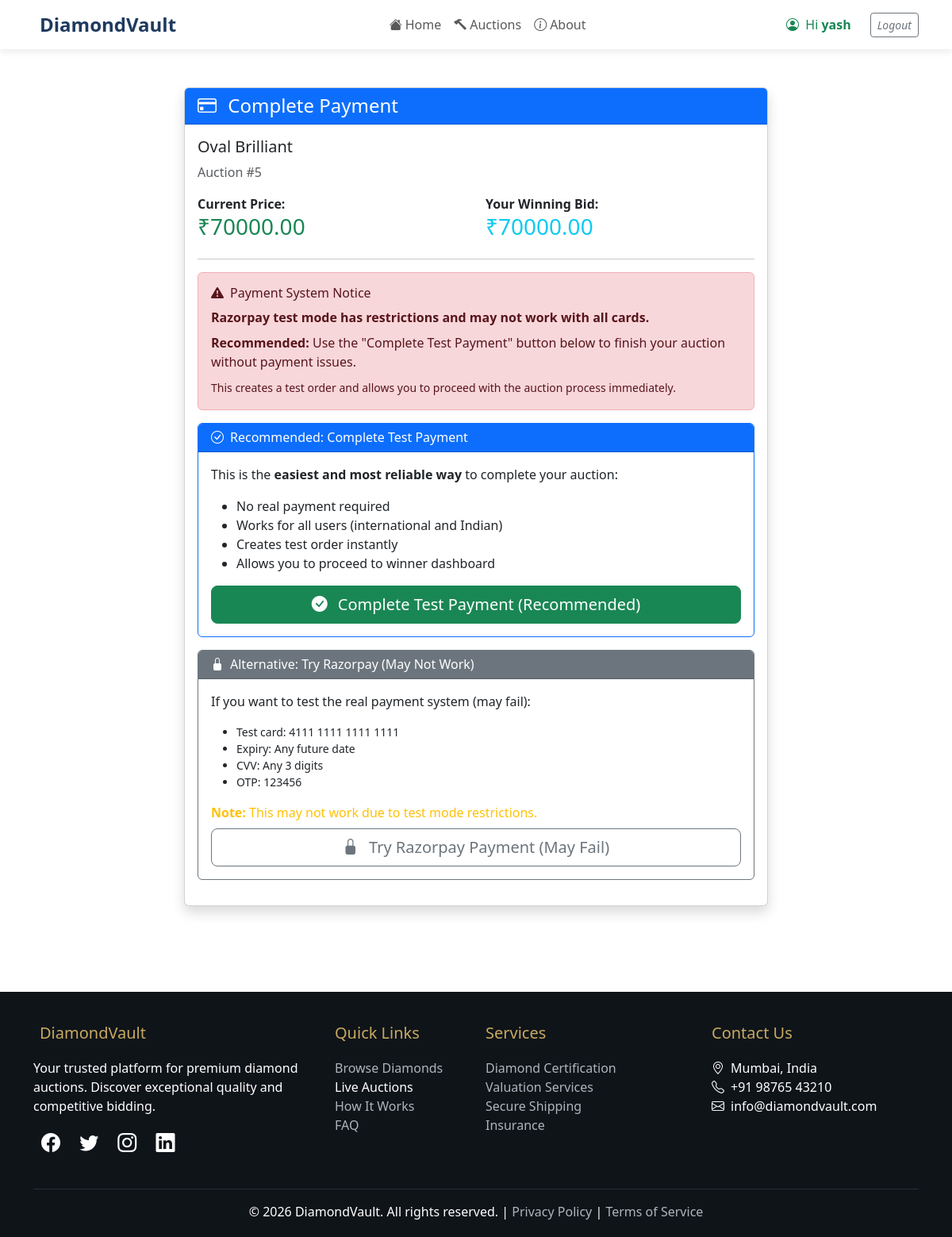
/payment/5/ (signed in), run on the app's committed database.
### auction/models.py (models this page shows, shortened)
class Auction(models.Model):
    STATUS_CHOICES = [
        ('active', 'Active'),
        ('ended', 'Ended'),
        ('completed', 'Completed'),
    ]
    diamond = models.OneToOneField(Diamond, on_delete=models.CASCADE)
    start_time = models.DateTimeField()
    end_time = models.DateTimeField()
    status = models.CharField(max_length=20, choices=STATUS_CHOICES, default='active')
    winner = models.ForeignKey(User, on_delete=models.SET_NULL, null=True, blank=True)
    winning_bid = models.DecimalField(max_digits=10, decimal_places=2, null=True, blank=True)

class Diamond(models.Model):
    name = models.CharField(max_length=100)
    carat = models.FloatField()
    color = models.CharField(max_length=10)
    clarity = models.CharField(max_length=10)
    cut = models.CharField(max_length=10)
    base_price = models.DecimalField(max_digits=10, decimal_places=2)
    image = models.ImageField(upload_to='diamonds/', null=True, blank=True)
    def current_price(self):
        highest_bid = self.bids.first()
        return highest_bid.amount if highest_bid else self.base_price

class Bid(models.Model):
    user = models.ForeignKey(User, on_delete=models.CASCADE, related_name='bids')
    diamond = models.ForeignKey(Diamond, on_delete=models.CASCADE, related_name='bids')
    amount = models.DecimalField(max_digits=10, decimal_places=2)
    timestamp = models.DateTimeField(auto_now_add=True)
    class Meta:
        ordering = ['-amount']  # highest bid first

### auction/views.py (the view)
# urls.py: path('payment/<int:auction_id>/', views.payment_page, name='payment'),
def payment_page(request, auction_id):
    auction = get_object_or_404(Auction, id=auction_id)
    if request.user != auction.winner:
        messages.error(request, "You are not the winner")
        return redirect('home')
    try:
        client = razorpay.Client(
            auth=(settings.RAZORPAY_KEY_ID, settings.RAZORPAY_KEY_SECRET)
        )
        amount = int(auction.diamond.current_price() * 100)  # Convert to paise
        payment = client.order.create({
            "amount": amount,
            "currency": "INR",
            "payment_capture": 1,
            "notes": {
                "auction_id": str(auction.id)
            }
        })
        return render(request, 'payment_new.html', {
            'auction': auction,
            'payment': payment,
            'razorpay_key': settings.RAZORPAY_KEY_ID
        })
    except Exception as e:
        print(f"Razorpay error: {e}")
        Order.objects.create(
            user=request.user,
            diamond=auction.diamond,
            amount=auction.diamond.current_price(),
            status='Paid'
        )
        messages.success(request, "Payment processed successfully!")
        return redirect('payment_success', auction_id=auction.id)

### templates/payment_new.html (shortened to what this page needs)
{% extends 'base.html' %}
{% block content %}
<div class="container py-5">
    <div class="row justify-content-center">
        <div class="col-md-8">
            <div class="card shadow">
                <div class="card-header bg-primary text-white">
                    <h4 class="mb-0">
                        <i class="bi bi-credit-card me-2"></i>
                        Complete Payment
                    </h4>
                </div>
                <div class="card-body">
                    <h5 class="card-title">{{ auction.diamond.name }}</h5>
                    <p class="text-muted">Auction #{{ auction.id }}</p>
                    <div class="row mb-3">
                        <div class="col-md-6">
                            <strong>Current Price:</strong>
                            <h3 class="text-success">₹{{ auction.diamond.current_price }}</h3>
                        </div>
                        <div class="col-md-6">
                            <strong>Your Winning Bid:</strong>
                            <h3 class="text-info">₹{{ auction.winning_bid|default:auction.diamond.base_price }}</h3>
                        </div>
                    </div>
                    <hr>
                    <div class="alert alert-danger mb-3">
                        <h6><i class="bi bi-exclamation-triangle-fill me-2"></i>Payment System Notice</h6>
                        <p class="mb-2"><strong>Razorpay test mode has restrictions and may not work with all cards.</strong></p>
                        <p class="mb-2"><strong>Recommended:</strong> Use the "Complete Test Payment" button below to finish your auction without payment issues.</p>
                        <p class="mb-0"><small>This creates a test order and allows you to proceed with the auction process immediately.</small></p>
                    </div>
                    <div class="card border-primary mb-3">
                        <div class="card-header bg-primary text-white">
                            <h6 class="mb-0"><i class="bi bi-check-circle me-2"></i>Recommended: Complete Test Payment</h6>
                        </div>
                        <div class="card-body">
                            <p class="mb-3">This is the <strong>easiest and most reliable way</strong> to complete your auction:</p>
                            <ul class="mb-3">
                                <li>No real payment required</li>
                                <li>Works for all users (international and Indian)</li>
                                <li>Creates test order instantly</li>
                                <li>Allows you to proceed to winner dashboard</li>
                            </ul>
                            <button id="test-pay-btn" class="btn btn-success btn-lg w-100" onclick="simulatePayment()">
                                <i class="bi bi-check-circle-fill me-2"></i>
                                Complete Test Payment (Recommended)
                            </button>
                        </div>
                    </div>
                    <div class="card border-secondary mb-3">
                        <div class="card-header bg-secondary text-white">
                            <h6 class="mb-0"><i class="bi bi-lock-fill me-2"></i>Alternative: Try Razorpay (May Not Work)</h6>
                        </div>
                        <div class="card-body">
                            <p class="mb-3">If you want to test the real payment system (may fail):</p>
                            <ul class="mb-3 small">
                                <li>Test card: 4111 1111 1111 1111</li>
                                <li>Expiry: Any future date</li>
                                <li>CVV: Any 3 digits</li>
                                <li>OTP: 123456</li>
                            </ul>
                            <p class="mb-2 text-warning"><strong>Note:</strong> This may not work due to test mode restrictions.</p>
                            <button id="pay-btn" class="btn btn-outline-secondary btn-lg w-100">
                                <i class="bi bi-lock-fill me-2"></i>
                                Try Razorpay Payment (May Fail)
                            </button>
                        </div>
                    </div>
                </div>
            </div>
        </div>
    </div>
</div>
{% endblock %}

### templates/base.html (shortened to what this page needs)
<!DOCTYPE html>
<html lang="en">
<head>
    <link href="https://cdn.jsdelivr.net/npm/bootstrap@5.3.0/dist/css/bootstrap.min.css" rel="stylesheet">
    <link rel="stylesheet" href="https://cdn.jsdelivr.net/npm/bootstrap-icons@1.11.0/font/bootstrap-icons.css">
</head>
<body>
    <nav class="navbar navbar-expand-lg navbar-light sticky-top">
        <div class="container">
            <a class="navbar-brand" href="/">
                DiamondVault
            </a>
            <div class="collapse navbar-collapse" id="navbarNav">
                <ul class="navbar-nav mx-auto">
                    <li class="nav-item">
                        <a class="nav-link" href="/">
                            <i class="bi bi-house-fill me-1"></i>Home
                        </a>
                    </li>
                    <li class="nav-item">
                        <a class="nav-link" href="{% url 'auctions' %}">
                            <i class="bi bi-hammer me-1"></i>Auctions
                        </a>
                    </li>
                    <li class="nav-item">
                        <a class="nav-link" href="{% url 'about' %}">
                            <i class="bi bi-info-circle me-1"></i>About
                        </a>
                    </li>
                </ul>
                <div class="d-flex gap-2 align-items-center">
                    {% if user.is_authenticated %}
                        <div class="text-success me-3">
                            <i class="bi bi-person-circle me-1"></i>
                            Hi <strong>{{ user.username }}</strong>
                        </div>
                        <a class="nav-link" href="{% url 'logout' %}">
                            <i class="btn btn-outline-secondary btn-sm">Logout</i>
                        </a>
                    {% endif %}
                </div>
            </div>
        </div>
    </nav>
    <main>
        {% block content %}
        {% endblock %}
    </main>
    <footer class="footer">
        <div class="container">
            <div class="row">
                <div class="col-lg-4 col-md-6 mb-4">
                    <h5>DiamondVault</h5>
                    <p>Your trusted platform for premium diamond auctions. Discover exceptional quality and competitive bidding.</p>
                    <div class="social-icons">
                        <a href="#"><i class="bi bi-facebook"></i></a>
                        <a href="#"><i class="bi bi-twitter"></i></a>
                        <a href="#"><i class="bi bi-instagram"></i></a>
                        <a href="#"><i class="bi bi-linkedin"></i></a>
                    </div>
                </div>
                <div class="col-lg-2 col-md-6 mb-4">
                    <h5>Quick Links</h5>
                    <ul class="list-unstyled">
                        <li><a href="{% url 'auctions' %}">Browse Diamonds</a></li>
                        <li><a>Live Auctions</a></li>
                        <li><a href="#how-it-works">How It Works</a></li>
                        <li><a href="#faq">FAQ</a></li>
                    </ul>
                </div>
                <div class="col-lg-3 col-md-6 mb-4">
                    <h5>Services</h5>
                    <ul class="list-unstyled">
                        <li><a href="#certification">Diamond Certification</a></li>
                        <li><a href="#valuation">Valuation Services</a></li>
                        <li><a href="#shipping">Secure Shipping</a></li>
                        <li><a href="#insurance">Insurance</a></li>
                    </ul>
                </div>
                <div class="col-lg-3 col-md-6 mb-4">
                    <h5>Contact Us</h5>
                    <ul class="list-unstyled">
                        <li><i class="bi bi-geo-alt me-2"></i>Mumbai, India</li>
                        <li><i class="bi bi-telephone me-2"></i>+91 98765 43210</li>
                        <li><i class="bi bi-envelope me-2"></i>info@diamondvault.com</li>
                    </ul>
                </div>
            </div>
            <hr class="border-secondary">
            <div class="text-center">
                <p class="mb-0">&copy; 2026 DiamondVault. All rights reserved. | <a href="#privacy">Privacy Policy</a> | <a href="#terms">Terms of Service</a></p>
            </div>
        </div>
    </footer>
</body>
</html>

### templates/base.html (style rules this page uses)
:root { --primary-color: #1e3a5f; --secondary-color: #c9a961; --accent-color: #ff6b6b; --dark-bg: #0f1419; --light-bg: #f8f9fa; }
body { font-family: 'Segoe UI', Tahoma, Geneva, Verdana, sans-serif; color: #333; }
.navbar-brand { font-weight: 700; font-size: 1.5rem; color: var(--primary-color) !important; }
.navbar { box-shadow: 0 2px 10px rgba(0,0,0,0.1); background: white !important; }
.navbar-nav .nav-link { font-weight: 500; transition: color 0.3s ease; }
.footer { background: var(--dark-bg); color: white; padding: 40px 0 20px; margin-top: 60px; }
.footer h5 { color: var(--secondary-color); margin-bottom: 20px; }
.footer a { color: #adb5bd; text-decoration: none; transition: color 0.3s ease; }
.social-icons a { font-size: 1.5rem; margin: 0 10px; color: white; transition: color 0.3s ease; }

### data on the page
Auction: diamond.name "Oval Brilliant", id "5", diamond.current_price "70000.00", winning_bid "70000.00"

### other printed values
{{ user.username }} "yash"
